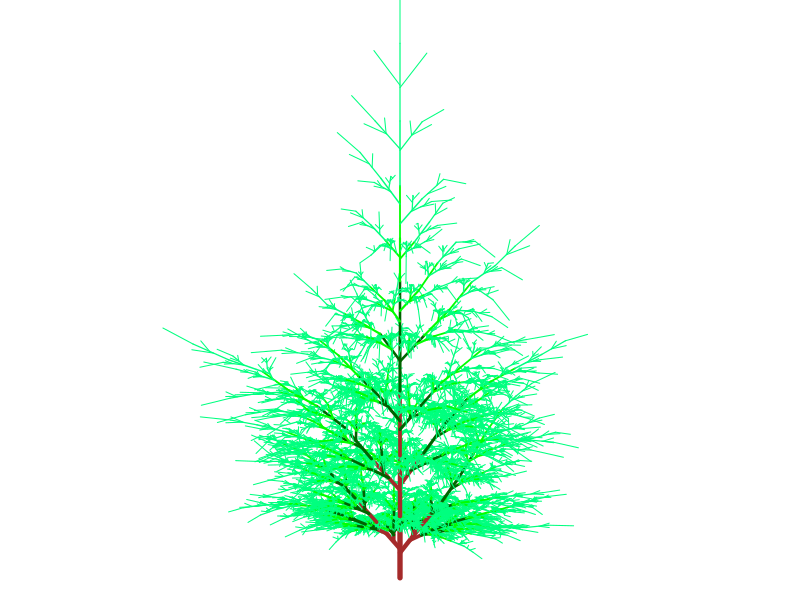

Source code (R):
part <- list(x0=0,y0=0,x1=0,y1=1,
    branch1=NULL,branch2=NULL,extend=NULL,
    lwd=1,depth=0,col='springgreen')

par(mfrow=c(1,1),mar=c(5, 4, 4, 2) + 0.1)
segplot <- function(tree) {
  if (is.null(tree)) return()
  segments(tree$x0,tree$y0,tree$x1,tree$y1,
      col=tree$col,
      lwd=tree$lwd)
  segplot(tree$branch1)
  segplot(tree$branch2)
  segplot(tree$extend)
}
#segplot(part)

grow <- function(tree) {
  if (is.null(tree) ) return(NULL)

  tree$lwd=tree$lwd*1.2

  if (tree$lwd>2.5) tree$col <- 'brown'
  if (is.null(tree$extend)) {
    tree$extend <- list(
        x0=tree$x1,
        y0=tree$y1,
        x1=rnorm(1,1,.03)*(2*tree$x1-tree$x0),
        y1=(rnorm(1,.98,.02)+.02*(tree$x1==tree$x0))*(2*tree$y1-tree$y0),
        branch1=NULL,
        branch2=NULL,
        extend=NULL,
        lwd=1,
        depth=tree$depth,
        col=tree$col
    )
    length=sqrt((tree$x1-tree$x0)^2 + (tree$y1-tree$y0)^2)
    angle <- asin((tree$x1-tree$x0)/length)
    branch <- list(
        x0=(tree$x1+tree$x0)/2,
        y0=(tree$y1+tree$y0)/2,
        branch1=NULL,
        branch2=NULL,
        extend=NULL,
        lwd=1,
        depth=tree$depth,
        col=tree$col
    )
    shift <- rnorm(2,.5,.1)
    branch$x0 <- shift[1]*tree$x1+(1-shift[1])*tree$x0
    branch$y0 <- shift[1]*tree$y1+(1-shift[1])*tree$y0
    length=length*rnorm(1,.5,.05)
    co <- runif(1,.35,.45)
    branch$x1 <- branch$x0+sin(angle+co)*length
    branch$y1 <- branch$y0+cos(angle+co)*length
    tree$branch1 <- branch
    branch$x0 <- shift[2]*tree$x1+(1-shift[2])*tree$x0
    branch$y0 <- shift[2]*tree$y1+(1-shift[2])*tree$y0
    co <- runif(1,.35,.45)
    branch$x1 <- branch$x0+sin(angle-co)*length
    branch$y1 <- branch$y0+cos(angle-co)*length
    tree$branch2 <- branch
  } else {
    tree$branch1 <- grow(tree$branch1)
    tree$branch2 <- grow(tree$branch2)
    tree$extend <- grow(tree$extend)
  }
  tree$depth <- tree$depth+1
  if (tree$depth>2)  tree$col <- 'green'
  if (tree$depth>4)  tree$col <- 'darkgreen'
  if (tree$depth>6)  tree$col <- 'brown'

  tree
}
tree <- part
for (i in 1:9) tree <- grow(tree)
par(mar=c(0,0,0,0))
plot(x=c(-3,3),y=c(0,9),type='n',axes=FALSE,xlab='',ylab='')
segplot(tree)
